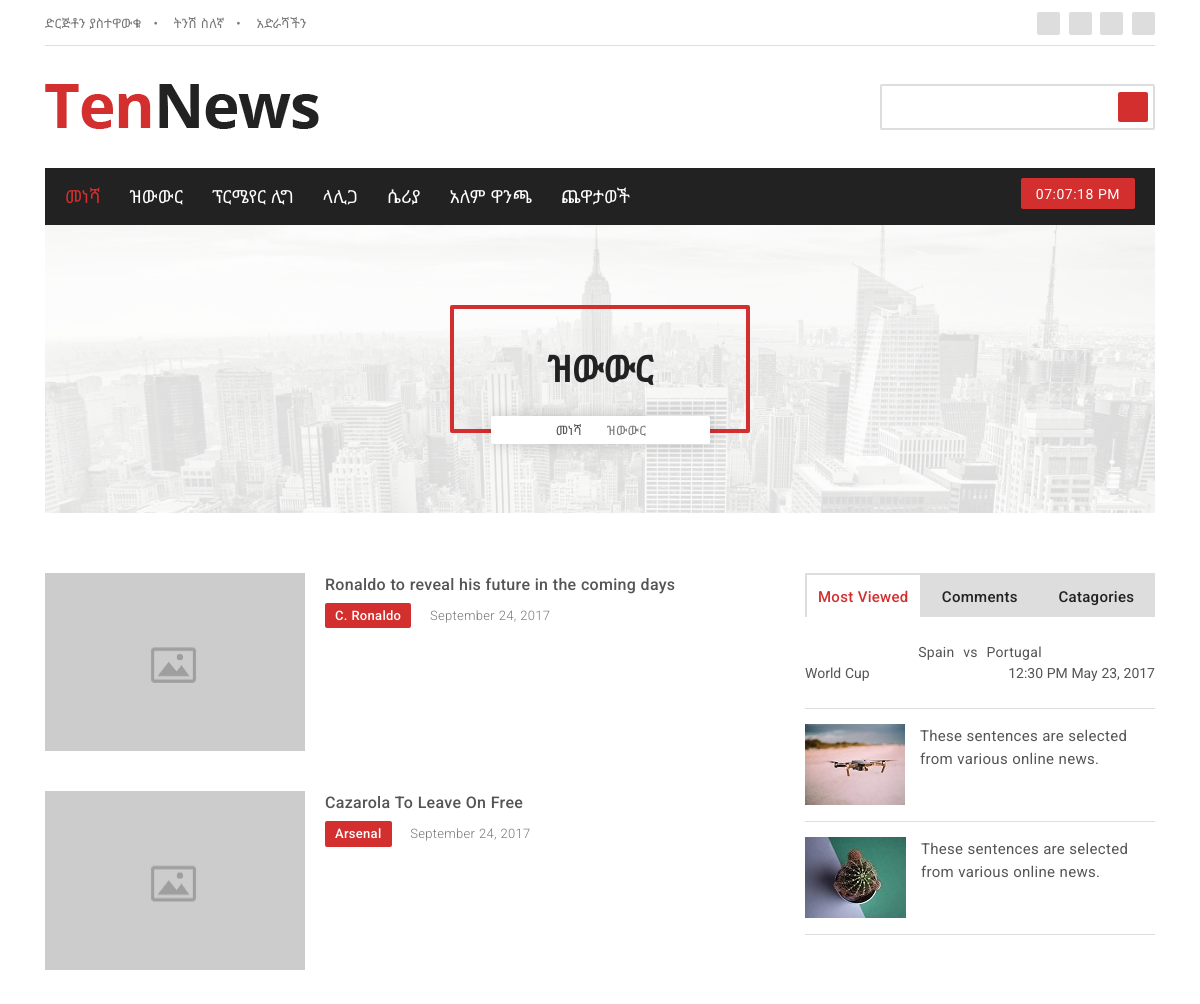
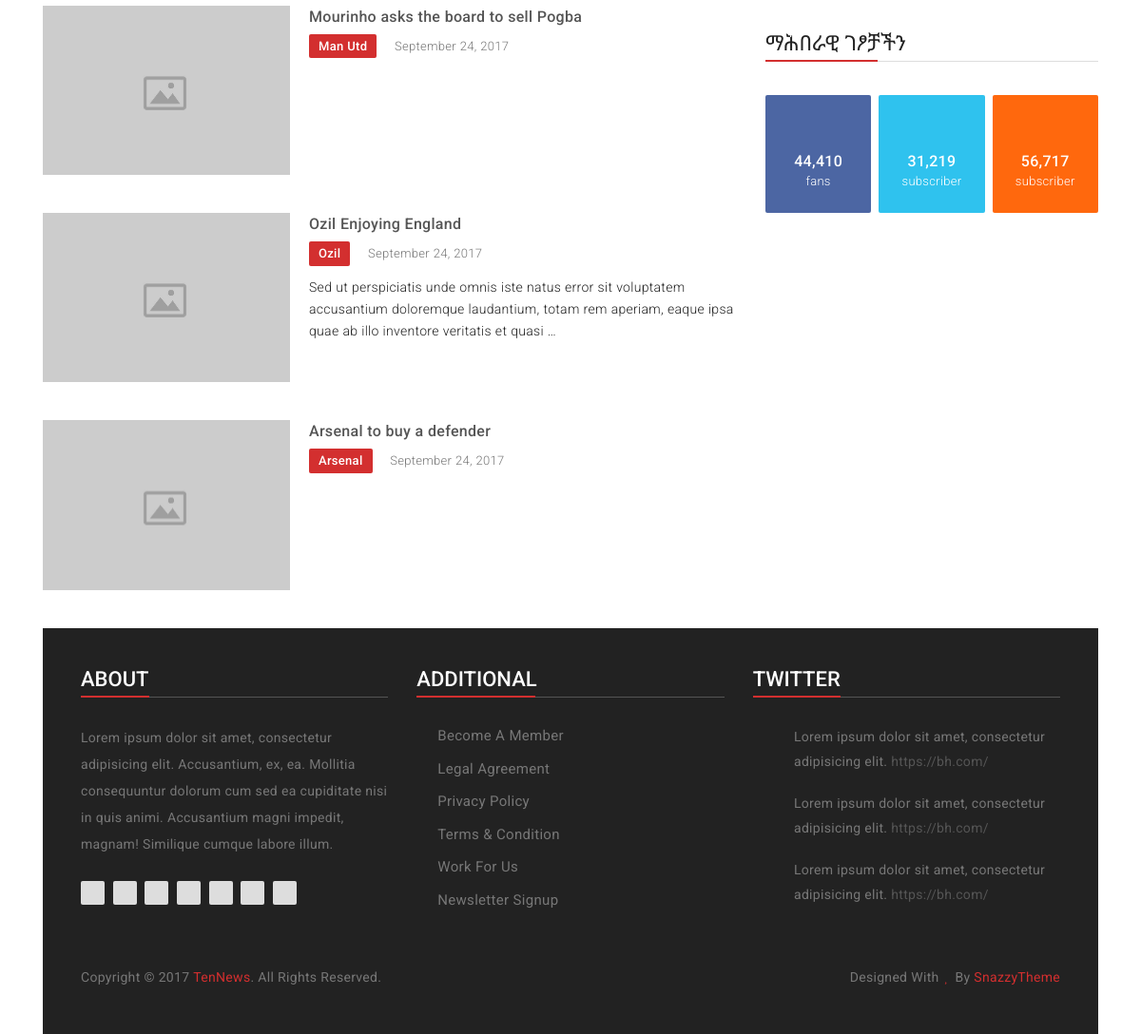
The app's page /news/transfer with its own data (2 pictures, top to bottom).
### news/models.py (models this page shows, shortened)
class Base(models.Model):
    created_at = models.DateTimeField(
        'Created date',
        null=True, blank=True,
        auto_now_add=True,
        help_text='Record created date',
    )
    updated_at = models.DateTimeField(
        'Modified date',
        null=True, blank=True,
        auto_now=True,
        help_text='Record last updated date',
    )
    class Meta:
        abstract = True

class Tag(Base):
    title = models.CharField(max_length=120)
    translation = models.CharField(max_length=60)
    slug = models.SlugField(unique=True)
    class Meta:
        ordering = ['title', '-updated_at', ]

class Post(Base):
    STATUS_OPTIONS = (
        (0, 'Draft'),
        (1, 'Published'),
    )
    catagory = models.ForeignKey(
        Catagory,
        related_name='posts',
        on_delete=models.SET(handle_deleted_catagory)
    )
    author = models.ForeignKey(
        settings.AUTH_USER_MODEL,
        related_name='posts',
        null=True, blank=True,
        on_delete=models.SET_NULL,
    )
    tags = models.ManyToManyField(Tag, blank=True, related_name='posts')
    title = models.CharField(max_length=120)
    translation = models.CharField(max_length=60)
    slug = models.SlugField()
    thumbnail_sm = models.ImageField(
        upload_to='posts/thumbnails/',
        blank=True,
        help_text='100x81 pixels thumbnail'
    )
    picture = models.ImageField(upload_to='posts/pictures/', blank=True)
    body = models.TextField(blank=True)
    status = models.PositiveSmallIntegerField(
        choices=STATUS_OPTIONS,
        default=0,
    )
    published_at = models.DateTimeField(null=True, blank=True)
    featured = models.BooleanField(default=False)
    breaking = models.BooleanField(default=False)
    read_count = models.PositiveIntegerField(default=1)
    objects = PostManager()
    class Meta:
        ordering = ['-published_at', '-updated_at', '-status', ]
        get_latest_by = ['-published_at', ]

class Catagory(Base):
    title = models.CharField(max_length=120)
    translation = models.CharField(max_length=60)
    slug = models.SlugField()
    thumbnail = models.ImageField(
        upload_to='catagory/thumbnails/',
        blank=True,
        help_text='100x81 pixels thumbnail'
    )
    picture = models.ImageField(
        upload_to='catagory/pictures/',
        blank=True
    )
    class Meta:
        verbose_name = 'News Catagory'
        verbose_name_plural = 'News Catagories'
        ordering = ['title', '-updated_at', ]

### news/views.py (the view)
# urls.py: path('<str:slug>', views.PostList.as_view(), name='post-list'),
class PostList(ListView):
    model = models.Post
    paginate_by = 7
    def get_queryset(self, *args, **kwargs):
        tag = get_object_or_404(models.Tag, slug=self.kwargs['slug'])
        return tag.posts.filter(status=1)
    def get_context_data(self, *args, **kwargs):
        context = super().get_context_data(*args, **kwargs)
        tag = get_object_or_404(models.Tag, slug=self.kwargs['slug'])
        context['page_name'] = tag.title
        return context

### news/templates/news/post_list.html (shortened to what this page needs)
{% extends 'base.html' %}
{% load static %}
{% block heading %}
<section class="p-heading text-center">
    <div class="container">
        <div class="page-bg">
            <div class="row">
                <div class="col-md-12">
                    <div class="p-content">
                        <h4>{{ page_name }}</h4>
                        <ul class="list-unstyled list-inline">
                            <li class="list-inline-item"><a href="{% url 'news:index' %}">መነሻ</a></li>
                            <li class="list-inline-item"><i class="fa fa-long-arrow-right" aria-hidden="true"></i>{{ page_name }}</li>
                        </ul>
                    </div>
                </div>
            </div>
        </div>
    </div>
</section>
{% endblock heading %}
{% block content %}
<section class="catagory">
    <div class="container">
        <div class="row">
            <div class="col-lg-8 col-md-12">
                {% for post in post_list %}
                <div class="catagory-content clearfix">
                    <div class="cat-img">
                        <a href="{% url 'news:post-detail' post.id post.slug %}">
                            {% if post.picture %}
                            <img src="{{ post.picture.url }}" alt="{{ post.title }}" class="img-fluid" width="260" height="169">
                            {% else %}
                            <img src="{{ post.catagory.picture.url }}" alt="{{ post.title }}" class="img-fluid" width="260" height="169">
                            {% endif %}
                        </a>
                    </div>
                    <div class="img-content">
                        <h6><a href="{% url 'news:post-detail' post.id post.slug %}">{{ post.title }}</a></h6>
                        <ul class="list-unstyled list-inline">
                            <li class="list-inline-item">{{ post.catagory.title }}</li>
                            <li class="list-inline-item">September 24, 2017</li>
                        </ul>
                        <p>{{ post.body|truncatewords:25 }}</p>
                    </div>
                </div>
                {% endfor %}
            </div>
            <div class="col-lg-4 col-md-12">
                {% include 'partials/sidebar.html' %}
            </div>
        </div>
    </div>
</section>
{% endblock content %}

### static/assets/css/style.css (style rules this page uses)
html { color: #222; font-size: 1em; line-height: 1.4; }
audio, canvas, iframe, img, svg, video { vertical-align: middle; }
body { font-size: 14px; color: #555; font-family: 'NotoSansEthiopic', "Roboto", sans-serif; }
h1, h2, h3, h4, h5, h6, h2 a, h4 a, h6 a { font-family: 'NotoSansEthiopic', "Roboto", sans-serif; margin: 0; }
ul { padding: 0; margin: 0; }
a, button { -webkit-transition: 0.2s ease; -moz-transition: 0.2s ease; -ms-transition: 0.2s ease; -o-transition: 0.2s ease; transition: 0.2s ease; }
.p-heading { margin-bottom: 60px; }
.p-heading .page-bg { background-image: url(../images/pages-bg.jpg); background-size: cover; background-position: center; background-repeat: no-repeat; padding: 80px 0; position: relative; }
.p-heading .page-bg:before { position: absolute; content: ''; background: rgba(255, 255, 255, 0.85); width: 100%; height: 100%; top: 0; left: 0; }
.p-heading .page-bg .p-content { border: 4px solid #d32f2f; width: 300px; margin: auto; padding: 40px 0; -webkit-border-radius: 2px; -moz-border-radius: 2px; -ms-border-radius: 2px; border-radius: 2px; position: relative; }
.p-heading .page-bg .p-content h4 { font-size: 36px; color: #222; font-weight: 600; }
.p-heading .page-bg .p-content ul { position: absolute; bottom: -15px; left: 20%; width: 75%; margin-left: -21px; background: #fff; padding: 3px; -webkit-border-radius: 2px; -moz-border-radius: 2px; -ms-border-radius: 2px; border-radius: 2px; -webkit-box-shadow: 0 0 15px rgba(0, 0, 0, 0.176); box-shadow: 0 0 15px rgba(0, 0, 0, 0.176); }
.p-heading .page-bg .p-content ul li { font-size: 13px; color: #777; font-weight: 500; }
.p-heading .page-bg .p-content ul li i { margin-right: 6px; }
.p-heading .page-bg .p-content ul li a { color: #555; }
.catagory .catagory-content { margin-bottom: 40px; }
.catagory .catagory-content .cat-img a img { float: left; margin-right: 20px; }
.catagory .catagory-content .img-content h6 a { display: block; font-size: 16px; color: #555; line-height: 22px; margin-bottom: 8px; }
.catagory .catagory-content .img-content ul { margin-bottom: 10px; }
.catagory .catagory-content .img-content ul li { font-size: 13px; color: #777; font-weight: 300; }
.catagory .catagory-content .img-content ul li:nth-child(1) { color: #fff; background: #d32f2f; padding: 3px 10px; font-weight: 500; border-radius: 2px; margin-right: 15px; }
.catagory .catagory-content .img-content p { font-size: 14px; color: #222; line-height: 23px; font-weight: 300; }
.clearfix:before, .clearfix:after { content: " "; display: table; }
.clearfix:after { clear: both; }

### records on screen
Tag: title "ዝውውር"
Post: catagory.picture (placeholder picture), title "Ronaldo to reveal his future in the coming days", catagory "C. Ronaldo"
Post: catagory.picture (placeholder picture), title "Cazarola To Leave On Free", catagory "Arsenal"
Post: catagory.picture (placeholder picture), title "Mourinho asks the board to sell Pogba", catagory "Man Utd"
Post: catagory.picture (placeholder picture), title "Ozil Enjoying England", catagory "Ozil", body "Sed ut perspiciatis unde omnis iste natus error sit voluptatem accusantium doloremque laudantium, totam rem aperiam, eaque ipsa quae ab illo inventore veritatis et quasi …"
Post: catagory.picture (placeholder picture), title "Arsenal to buy a defender", catagory "Arsenal"
